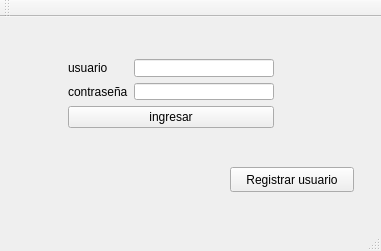
<?xml version="1.0" encoding="UTF-8"?>
<ui version="4.0">
 <class>usuario</class>
 <widget class="QMainWindow" name="usuario">
  <property name="geometry">
   <rect>
    <x>0</x>
    <y>0</y>
    <width>381</width>
    <height>251</height>
   </rect>
  </property>
  <property name="windowTitle">
   <string>usuario</string>
  </property>
  <widget class="QWidget" name="centralWidget">
   <widget class="QPushButton" name="Ru">
    <property name="geometry">
     <rect>
      <x>230</x>
      <y>150</y>
      <width>124</width>
      <height>25</height>
     </rect>
    </property>
    <property name="text">
     <string>Registrar usuario</string>
    </property>
   </widget>
   <widget class="QWidget" name="">
    <property name="geometry">
     <rect>
      <x>57</x>
      <y>31</y>
      <width>228</width>
      <height>91</height>
     </rect>
    </property>
    <layout class="QVBoxLayout" name="verticalLayout">
     <item>
      <layout class="QGridLayout" name="gridLayout">
       <item row="0" column="0">
        <widget class="QLabel" name="label">
         <property name="text">
          <string>usuario</string>
         </property>
        </widget>
       </item>
       <item row="0" column="1">
        <widget class="QLineEdit" name="usuario_2"/>
       </item>
       <item row="1" column="0">
        <widget class="QLabel" name="label_2">
         <property name="text">
          <string>contraseña</string>
         </property>
        </widget>
       </item>
       <item row="1" column="1">
        <widget class="QLineEdit" name="contrase">
         <property name="echoMode">
          <enum>QLineEdit::Password</enum>
         </property>
        </widget>
       </item>
      </layout>
     </item>
     <item>
      <widget class="QPushButton" name="ingresar">
       <property name="text">
        <string>ingresar</string>
       </property>
      </widget>
     </item>
    </layout>
   </widget>
  </widget>
  <widget class="QMenuBar" name="menuBar">
   <property name="geometry">
    <rect>
     <x>0</x>
     <y>0</y>
     <width>381</width>
     <height>22</height>
    </rect>
   </property>
  </widget>
  <widget class="QToolBar" name="mainToolBar">
   <attribute name="toolBarArea">
    <enum>TopToolBarArea</enum>
   </attribute>
   <attribute name="toolBarBreak">
    <bool>false</bool>
   </attribute>
  </widget>
  <widget class="QStatusBar" name="statusBar"/>
 </widget>
 <layoutdefault spacing="6" margin="11"/>
 <resources/>
 <connections/>
</ui>
